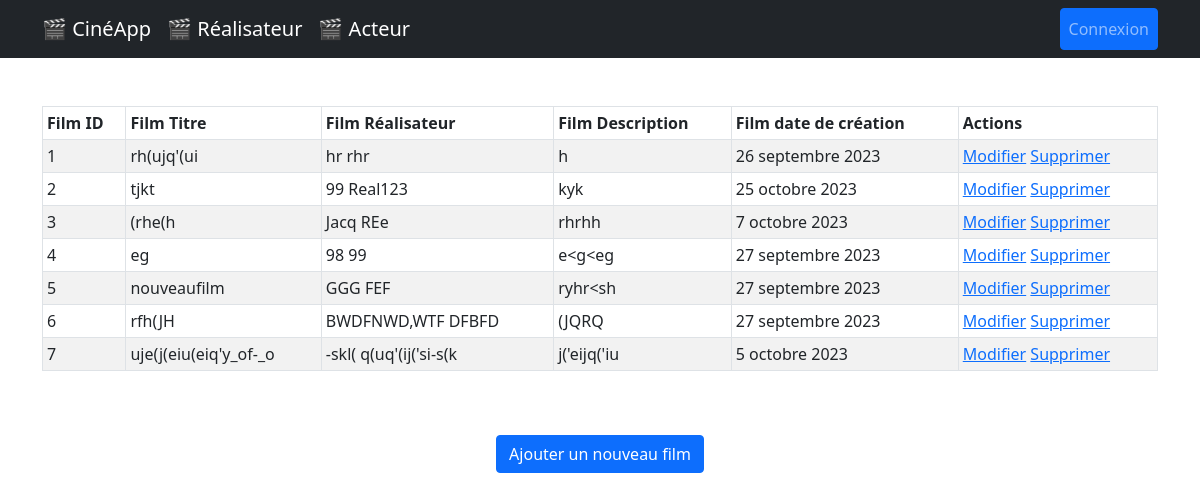
The page / on the database its author committed.
### lesFilms/models.py (models this page shows, shortened)
class Film(models.Model):
    titre = models.CharField(max_length=250)
    description = models.TextField()
    date_creation = models.DateField()
    realisateur = models.ForeignKey(
        Realisateur, on_delete=models.CASCADE, related_name="films"
    )
    acteurs = models.ManyToManyField(Acteur, related_name="films")

class Realisateur(models.Model):
    nom = models.CharField(max_length=250)
    prenom = models.CharField(max_length=250)
    def __str__(self):
        return f"{self.prenom} {self.nom}"

### lesFilms/views.py (the view)
# urls.py: path("", views.FilmListView.as_view(), name="film_list"),
class FilmListView(ListView):
    model = Film
    template_name = "lesFilms/film/film_list.html"  # Nom du template à utiliser
    context_object_name = "films"  # Nom de la variable à utiliser dans le template

### lesFilms/templates/lesFilms/film/film_list.html (shortened to what this page needs)
{% extends "lesFilms/base.html" %}
{% block content %}
<table class="table table-striped table-bordered table-sm">
  <thead class="thead-dark">
    <tr>
      <th>Film ID</th>
      <th>Film Titre</th>
      <th>Film Réalisateur</th>
      <th>Film Description</th>
      <th>Film date de création</th>
      <th>Actions</th>
    </tr>
  </thead>
  <tbody>
    {% for film in films %}
    <tr>
      <td>{{ film.id }}</td>
      <td>{{ film.titre }}</td>
      <td>{{ film.realisateur }}</td>
      <td>{{ film.description }}</td>
      <td>{{ film.date_creation }}</td>
      <td>
        <a href="{% url 'film_edit' film.id %}"
          ><span class="glyphicon glyphicon-pencil">Modifier</span></a
        >
        <a
          href="#"
          class="open-deleteModal"
          data-bs-toggle="modal"
          data-bs-target="#deleteModal"
          data-url="{% url 'film_delete' film.id %}"
          >Supprimer</a
        >
      </td>
    </tr>
    {% endfor %}
  </tbody>
</table>
<br />
<br />
<div class="justify-content-center d-flex">
  <a href="{% url 'film_add' %}" class="btn btn-primary"
    >Ajouter un nouveau film</a
  >
</div>
{% endblock %}

### rows shown on the page
Film: id "1", titre "rh(ujq'(ui", realisateur "hr rhr", description "h", date_creation "26 septembre 2023"
Film: id "2", titre "tjkt", realisateur "99 Real123", description "kyk", date_creation "25 octobre 2023"
Film: id "3", titre "(rhe(h", realisateur "Jacq REe", description "rhrhh", date_creation "7 octobre 2023"
Film: id "4", titre "eg", realisateur "98 99", description "e<g<eg", date_creation "27 septembre 2023"
Film: id "5", titre "nouveaufilm", realisateur "GGG FEF", description "ryhr<sh", date_creation "27 septembre 2023"
Film: id "6", titre "rfh(JH", realisateur "BWDFNWD,WTF DFBFD", description "(JQRQ", date_creation "27 septembre 2023"
Film: id "7", titre "uje(j(eiu(eiq'y_of-_o", realisateur "-skl( q(uq'(ij('si-s(k", description "j('eijq('iu", date_creation "5 octobre 2023"
